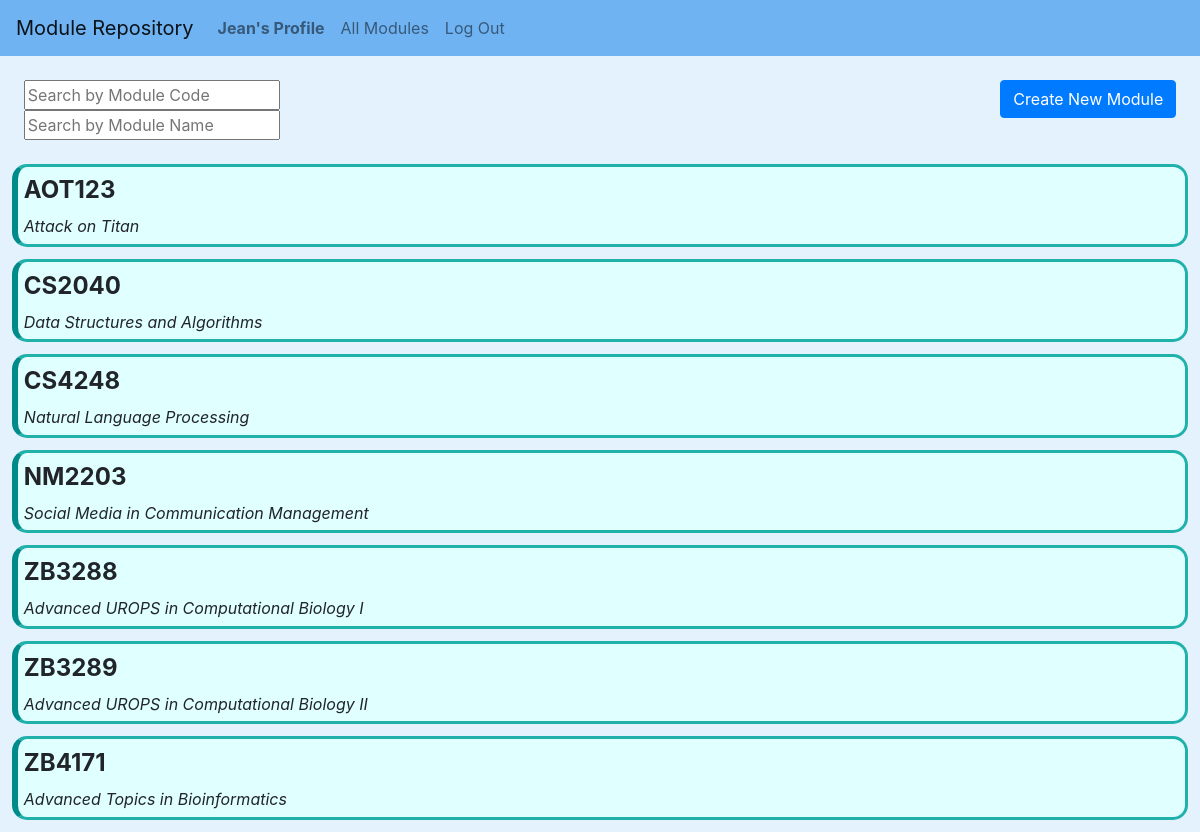
The page /home (signed in) on the database its author committed.
### network/models.py (models this page shows, shortened)
class User(AbstractUser):
    identification = models.CharField(max_length=9, null=True, blank=True)
    photo = models.ImageField(upload_to="images/", default="images/default_image.png")

class Module(models.Model):
    module_code = models.CharField(max_length=30, null=True, blank=True)
    module_name = models.CharField(max_length=200, null=True, blank=True)
    module_summary = models.CharField(max_length=3000, null=True, blank=True)

### network/views.py (the view)
# urls.py: path("home", views.index, name="index"),
@login_required
def index(request):
    modules = Module.objects.all().order_by('module_code')
    return render(request, "network/index.html", {"modules": modules})

### network/templates/network/index.html (shortened to what this page needs)
{% extends "network/layout.html" %}
{% load static %}
{% block body %}
<div class="tools">
    <div>
        <form method="POST" id="code_search">
            <input id="code_value" type="text" placeholder="Search by Module Code">
        </form>
        <form method="POST" id="name_search">
            <input id="name_value" type="text" placeholder="Search by Module Name" >
        </form>
    </div>
    <form action="{% url 'new_module' %}" id="new_module_button">
        <input class="btn btn-primary" type="submit" value="Create New Module">
    </form>
</div>
<div class="modulelist">
    {% for module in modules %}
        <div class="module" id="{{ module.module_code }}">
            <div class="code">{{ module.module_code }}</div>
            <div class="name">{{ module.module_name }}</div>
        </div>
    {% endfor %}
</div>
{% endblock %}

### network/templates/network/layout.html (shortened to what this page needs)
{% load static %}
<!DOCTYPE html>
<html lang="en">
    <head>
        <link rel="stylesheet"
            href="https://stackpath.bootstrapcdn.com/bootstrap/4.4.1/css/bootstrap.min.css"
        >
        <link href="{% static 'network/styles.css' %}" rel="stylesheet">
    </head>
    <body id="body">
        <nav class="navbar navbar-expand-lg navbar-light" style="background-color: #6fb3f3;" >
            <a class="navbar-brand">Module Repository</a>
            <div>
              <ul class="navbar-nav mr-auto">
                {% if user.is_authenticated %}
                    <li class="nav-item">
                        <a class="nav-link" href="/profile/{{user.username}}"><strong> {{ user.username }}'s Profile</strong></a>
                    </li>
                    <li class="nav-item">
                        <a class="nav-link" href="{% url 'index' %}">All Modules</a>
                    </li>
                    <li class="nav-item">
                        <a class="nav-link" href="{% url 'logout' %}">Log Out</a>
                    </li>
                {% endif %}
              </ul>
            </div>
          </nav>
        <div class="body">
            {% block body %}
            {% endblock %}
        </div>
    </body>
</html>

### network/static/network/styles.css (style rules this page uses)
#body { background-color: #e3f2fd; }
.tools { justify-content: space-between; margin: 1%; display: flex; flex-wrap: wrap; align-items: flex-start; }
.tools > * { margin: 1% }
.module { margin: 1%; border-radius: 15px; border-style: solid; border-width: medium; border-color: lightseagreen; border-left: 6px solid darkcyan; background-color: lightcyan; }
.module > * { margin: 0.5%; }
.code { font-weight: bold; font-size: x-large; }
.module > .name { font-style: italic; }

### rows shown on the page
User: username "Jean"
Module: module_code "AOT123", module_name "Attack on Titan"
Module: module_code "CS2040", module_name "Data Structures and Algorithms"
Module: module_code "CS4248", module_name "Natural Language Processing"
Module: module_code "NM2203", module_name "Social Media in Communication Management"
Module: module_code "ZB3288", module_name "Advanced UROPS in Computational Biology I"
Module: module_code "ZB3289", module_name "Advanced UROPS in Computational Biology II"
Module: module_code "ZB4171", module_name "Advanced Topics in Bioinformatics"
